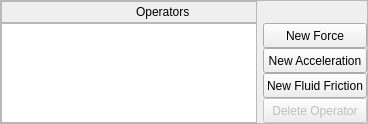
            <widget class="QFrame" name="OperatorsFrame">
             <property name="frameShape">
              <enum>QFrame::StyledPanel</enum>
             </property>
             <property name="frameShadow">
              <enum>QFrame::Raised</enum>
             </property>
             <layout class="QGridLayout" name="gridLayout_16">
              <property name="verticalSpacing">
               <number>0</number>
              </property>
              <property name="margin">
               <number>0</number>
              </property>
              <item row="1" column="1">
               <widget class="QPushButton" name="OperatorsNewForceButton">
                <property name="sizePolicy">
                 <sizepolicy hsizetype="Minimum" vsizetype="Fixed">
                  <horstretch>0</horstretch>
                  <verstretch>0</verstretch>
                 </sizepolicy>
                </property>
                <property name="minimumSize">
                 <size>
                  <width>0</width>
                  <height>25</height>
                 </size>
                </property>
                <property name="text">
                 <string>New Force</string>
                </property>
               </widget>
              </item>
              <item row="4" column="1">
               <widget class="QPushButton" name="OperatorsDeleteOperatorButton">
                <property name="enabled">
                 <bool>false</bool>
                </property>
                <property name="sizePolicy">
                 <sizepolicy hsizetype="Minimum" vsizetype="Fixed">
                  <horstretch>0</horstretch>
                  <verstretch>0</verstretch>
                 </sizepolicy>
                </property>
                <property name="minimumSize">
                 <size>
                  <width>0</width>
                  <height>25</height>
                 </size>
                </property>
                <property name="text">
                 <string>Delete Operator</string>
                </property>
               </widget>
              </item>
              <item row="3" column="1">
               <widget class="QPushButton" name="OperatorsNewFluidFrictionButton">
                <property name="sizePolicy">
                 <sizepolicy hsizetype="Minimum" vsizetype="Fixed">
                  <horstretch>0</horstretch>
                  <verstretch>0</verstretch>
                 </sizepolicy>
                </property>
                <property name="minimumSize">
                 <size>
                  <width>0</width>
                  <height>25</height>
                 </size>
                </property>
                <property name="text">
                 <string>New Fluid Friction</string>
                </property>
               </widget>
              </item>
              <item row="2" column="1">
               <widget class="QPushButton" name="OperatorsNewAccelerationButton">
                <property name="sizePolicy">
                 <sizepolicy hsizetype="Minimum" vsizetype="Fixed">
                  <horstretch>0</horstretch>
                  <verstretch>0</verstretch>
                 </sizepolicy>
                </property>
                <property name="minimumSize">
                 <size>
                  <width>0</width>
                  <height>25</height>
                 </size>
                </property>
                <property name="text">
                 <string>New Acceleration</string>
                </property>
               </widget>
              </item>
              <item row="0" column="0">
               <widget class="QFrame" name="OperatorsLabelFram">
                <property name="sizePolicy">
                 <sizepolicy hsizetype="Preferred" vsizetype="Fixed">
                  <horstretch>0</horstretch>
                  <verstretch>0</verstretch>
                 </sizepolicy>
                </property>
                <property name="frameShape">
                 <enum>QFrame::StyledPanel</enum>
                </property>
                <property name="frameShadow">
                 <enum>QFrame::Raised</enum>
                </property>
                <layout class="QHBoxLayout" name="horizontalLayout_9">
                 <property name="spacing">
                  <number>0</number>
                 </property>
                 <property name="margin">
                  <number>0</number>
                 </property>
                 <item>
                  <spacer name="horizontalSpacer_38">
                   <property name="orientation">
                    <enum>Qt::Horizontal</enum>
                   </property>
                   <property name="sizeHint" stdset="0">
                    <size>
                     <width>134</width>
                     <height>20</height>
                    </size>
                   </property>
                  </spacer>
                 </item>
                 <item>
                  <widget class="QLabel" name="OperatorsLabel">
                   <property name="sizePolicy">
                    <sizepolicy hsizetype="Preferred" vsizetype="Fixed">
                     <horstretch>0</horstretch>
                     <verstretch>0</verstretch>
                    </sizepolicy>
                   </property>
                   <property name="text">
                    <string>Operators</string>
                   </property>
                  </widget>
                 </item>
                 <item>
                  <spacer name="horizontalSpacer_39">
                   <property name="orientation">
                    <enum>Qt::Horizontal</enum>
                   </property>
                   <property name="sizeHint" stdset="0">
                    <size>
                     <width>40</width>
                     <height>20</height>
                    </size>
                   </property>
                  </spacer>
                 </item>
                </layout>
               </widget>
              </item>
              <item row="1" column="0" rowspan="4">
               <widget class="QListWidget" name="OperatorsList"/>
              </item>
             </layout>
            </widget>
